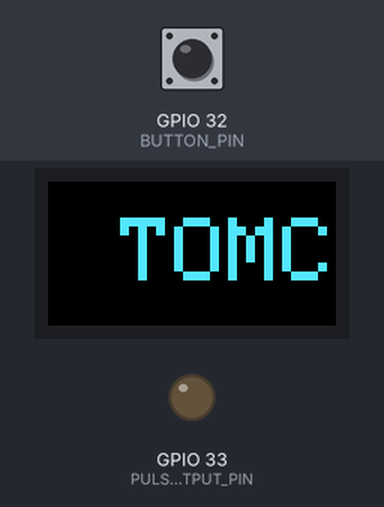
The sketch below on a simulated ESP32. Shown: 32×16 colour display, output pins drawn as LEDs (lit = HIGH). The inputs (shaded band) are chosen by the test bench; at power-on: GPIO 32 (BUTTON_PIN) HIGH. WiFi joins after 1.5 s; servers stay silent unless stated; uploads are accepted with an empty reply; random numbers use the default seed unless the sketch sets one; what the sketch prints to the serial monitor is not drawn.

Above: at 1.2 s.
1.3 s: GPIO 32 (BUTTON_PIN) pulled LOW for 0.15 s
At 1.6 s:
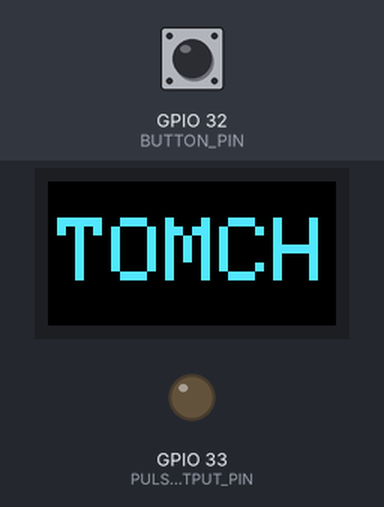
2.0 s: GPIO 32 (BUTTON_PIN) pulled LOW for 1 s
At 2.6 s:
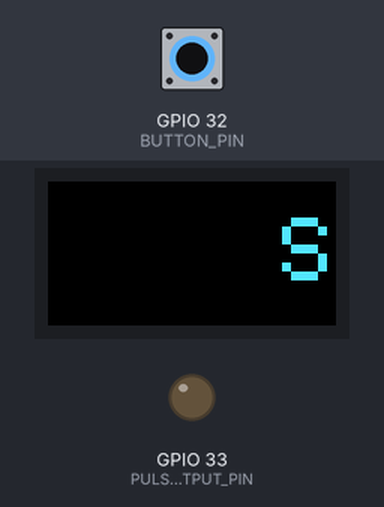

The sketch:

panel_esp32.ino
```cpp
#include <Arduino.h>
#include <ArduinoJson.h>
#include <HTTPClient.h>
#include <ESP32-HUB75-MatrixPanel-I2S-DMA.h>
#include <WiFi.h>
#include <WiFiClientSecure.h>
#include <string.h>

// Configure these values for each wash box before flashing.
const char* WIFI_SSID = "YOUR_WIFI_SSID";
const char* WIFI_PASSWORD = "YOUR_WIFI_PASSWORD";
const char* SERVER_URL = "http://192.168.1.50:8000";
const char* DEVICE_KEY = "CHANGE_ME";
const char* BOX_ID = "box-1";
const char* SERVER_ROOT_CA = "";

constexpr int BUTTON_PIN = 32;
constexpr int PULSE_OUTPUT_PIN = 33;
constexpr uint16_t PANEL_WIDTH = 32;
constexpr uint16_t PANEL_HEIGHT = 16;
constexpr uint8_t PANEL_CHAIN = 1;
constexpr uint32_t DISPLAY_POLL_MS = 1000;
constexpr uint32_t SCROLL_INTERVAL_MS = 45;
constexpr uint32_t WIFI_RETRY_MS = 10000;
constexpr uint32_t BUTTON_DEBOUNCE_MS = 50;
constexpr uint16_t DEFAULT_PULSE_FREQUENCY_MS = 100;
constexpr bool DEFAULT_PULSE_ACTIVE_HIGH = true;

// Common HUB75 pin map. Check the exact panel/controller pinout before wiring.
static HUB75_I2S_CFG::i2s_pins panelPins = {
    25, 26, 27, 14, 12, 13, 23, 19, 5, 17, -1, 4, 15, 16
};
static HUB75_I2S_CFG panelConfig(PANEL_WIDTH, PANEL_HEIGHT, PANEL_CHAIN);
static MatrixPanel_I2S_DMA panel(panelConfig);
static WiFiClient plainClient;
static WiFiClientSecure secureClient;

String displayText = "TOMCHI";
String lastRenderedText;
String displayRemainingLabel = "MUKOFOT QOLDI";
String displayFinishedText = "MUKOFOT TUGADI";
String displayCurrencyLabel = "SO'M";
uint32_t lastDisplayPollAt = 0;
uint32_t lastScrollAt = 0;
uint32_t lastWiFiAttemptAt = 0;
bool wifiAttempted = false;
volatile uint8_t pendingButtonPresses = 0;
volatile uint32_t lastButtonInterruptAt = 0;
int scrollX = PANEL_WIDTH;
bool bonusDisplay = false;
bool testModeActive = false;
uint16_t pulseFrequencyMs = DEFAULT_PULSE_FREQUENCY_MS;
bool pulseActiveHigh = DEFAULT_PULSE_ACTIVE_HIGH;

String endpointUrl(const char* path) {
  return String(SERVER_URL) + path;
}

bool connectWiFi() {
  if (WiFi.status() == WL_CONNECTED) return true;

  const uint32_t now = millis();
  if (wifiAttempted && now - lastWiFiAttemptAt < WIFI_RETRY_MS) return false;
  lastWiFiAttemptAt = now;
  wifiAttempted = true;
  WiFi.disconnect();
  WiFi.begin(WIFI_SSID, WIFI_PASSWORD);
  return false;
}

bool beginServerRequest(HTTPClient& http, const char* path) {
  if (!connectWiFi()) return false;
  const String url = endpointUrl(path);
  if (url.startsWith("https://")) {
    if (SERVER_ROOT_CA[0] == '\0') {
      Serial.println("Set SERVER_ROOT_CA before using HTTPS");
      return false;
    }
    secureClient.setCACert(SERVER_ROOT_CA);
    if (!http.begin(secureClient, url)) return false;
  } else if (!http.begin(plainClient, url)) {
    return false;
  }
  http.setTimeout(4000);
  http.addHeader("X-Device-Key", DEVICE_KEY);
  http.addHeader("X-Box-Id", BOX_ID);
  return true;
}

bool beginRequest(HTTPClient& http, const char* path) {
  return beginServerRequest(http, path);
}

void setPulseIdle() {
  digitalWrite(PULSE_OUTPUT_PIN, pulseActiveHigh ? LOW : HIGH);
}

void emitPulses(int pulseCount) {
  if (pulseCount <= 0) return;

  const uint16_t activeMs = pulseFrequencyMs / 2;
  const uint16_t inactiveMs = pulseFrequencyMs - activeMs;
  const uint8_t activeLevel = pulseActiveHigh ? HIGH : LOW;
  const uint8_t inactiveLevel = pulseActiveHigh ? LOW : HIGH;

  for (int pulse = 0; pulse < pulseCount; pulse++) {
    digitalWrite(PULSE_OUTPUT_PIN, activeLevel);
    delay(activeMs);
    digitalWrite(PULSE_OUTPUT_PIN, inactiveLevel);
    delay(inactiveMs);
  }
}

void setDisplay(const String& text, bool isBonus) {
  if (text.isEmpty()) return;
  if (displayText != text || bonusDisplay != isBonus) {
    displayText = text;
    bonusDisplay = isBonus;
    scrollX = PANEL_WIDTH;
    lastRenderedText = "";
  }
}

void fetchDisplay() {
  HTTPClient http;
  if (!beginRequest(http, "/api/display")) return;

  const int status = http.GET();
  if (status >= 200 && status < 300) {
    JsonDocument response;
    const DeserializationError error = deserializeJson(response, http.getString());
    if (!error) {
      const char* text = response["text"] | "";
      const char* state = response["status"] | "";
      const char* polarity = response["pulse_polarity"] | "";
      const char* remainingLabel = response["display_remaining_label"] | "MUKOFOT QOLDI";
      const char* finishedText = response["display_finished_text"] | "MUKOFOT TUGADI";
      const char* currencyLabel = response["display_currency_label"] | "SO'M";
      const int frequencyMs = response["pulse_frequency_ms"] | pulseFrequencyMs;
      displayRemainingLabel = remainingLabel;
      displayFinishedText = finishedText;
      displayCurrencyLabel = currencyLabel;
      testModeActive = response["test_mode"] | false;
      const int testPulseCount = response["test_pulse_count"] | 0;
      if (strcmp(polarity, "HIGH") == 0) pulseActiveHigh = true;
      else if (strcmp(polarity, "LOW") == 0) pulseActiveHigh = false;
      if (frequencyMs == 50 || frequencyMs == 100 || frequencyMs == 200) {
        pulseFrequencyMs = static_cast<uint16_t>(frequencyMs);
      }
      setPulseIdle();
      if (testPulseCount > 0) {
        Serial.printf("Emitting %d admin test pulses\n", testPulseCount);
        emitPulses(testPulseCount);
      }
      setDisplay(String(text), String(state) == "bonus_active");
    } else {
      Serial.printf("Display JSON parse failed: %s\n", error.c_str());
    }
  } else {
    Serial.printf("Display request failed: HTTP %d\n", status);
  }
  http.end();
}

void requestBonus() {
  // Bir bosish uchun bitta press_id: tarmoq xatosida qayta urinsak ham
  // server pulni ikki marta yechmaydi (idempotentlik).
  char pressId[32];
  snprintf(pressId, sizeof(pressId), "p-%08lx-%08lx",
           static_cast<unsigned long>(esp_random()),
           static_cast<unsigned long>(millis()));
  const String body = String("{\"press_id\":\"") + pressId + "\"}";

  for (uint8_t attempt = 0; attempt < 3; attempt++) {
    HTTPClient http;
    if (!beginRequest(http, "/api/bonus/press")) {
      Serial.println("Server unavailable; bonus was not authorized");
      return;
    }

    http.addHeader("Content-Type", "application/json");
    const int status = http.POST(body);
    if (status >= 200 && status < 300) {
      JsonDocument response;
      const String payload = http.getString();
      const DeserializationError error = deserializeJson(response, payload);
      if (!error && response["ok"] == true) {
        const int amount = response["amount"] | 0;
        const int pulseCount = response["pulse_count"] | 0;
        const int bonusLeft = response["bonus_left"] | 0;
        const bool duplicate = response["duplicate"] | false;
        Serial.printf("Bonus approved: %d so'm, emitting %d pulses (%s active, %u ms period)%s\n",
                      amount,
                      pulseCount,
                      pulseActiveHigh ? "HIGH" : "LOW",
                      static_cast<unsigned>(pulseFrequencyMs),
                      duplicate ? " [duplicate]" : "");
        emitPulses(pulseCount);
        if (bonusLeft > 0) {
          setDisplay(displayRemainingLabel + ": " + String(bonusLeft) + " " + displayCurrencyLabel, true);
        } else {
          setDisplay(displayFinishedText, false);
        }
      } else if (!error) {
        const char* message = response["message"] | "Bonus not available";
        Serial.printf("Bonus refused: %s\n", message);
        setDisplay(String(message), false);
      } else {
        Serial.printf("Bonus response parse failed: %s\n", error.c_str());
        setDisplay("SERVER XATOSI", false);
      }
      http.end();
      return;
    }

    Serial.printf("Bonus request failed: HTTP %d (attempt %u)\n", status, attempt + 1);
    http.end();
    // 4xx javobni takrorlash foydasiz (masalan, faol bonus yo'q).
    if (status >= 400 && status < 500) {
      setDisplay("MUKOFOT YO'Q", false);
      return;
    }
    delay(400U * (attempt + 1));
  }
  Serial.println("Bonus request failed after retries; no physical impulses emitted");
  setDisplay("ALOQA YO'Q", false);
}

void IRAM_ATTR onButtonPress() {
  const uint32_t now = micros();
  if (now - lastButtonInterruptAt < BUTTON_DEBOUNCE_MS * 1000U) return;
  lastButtonInterruptAt = now;
  if (pendingButtonPresses < 255) pendingButtonPresses++;
}

void pollButton() {
  noInterrupts();
  const uint8_t presses = pendingButtonPresses;
  pendingButtonPresses = 0;
  interrupts();

  for (uint8_t press = 0; press < presses; press++) {
    if (testModeActive) {
      Serial.println("Button press ignored while box test mode is active");
    } else {
      requestBonus();
    }
  }
}

void scrollDisplay() {
  const uint32_t now = millis();
  if (now - lastScrollAt < SCROLL_INTERVAL_MS) return;
  lastScrollAt = now;

  panel.fillScreen(0);
  panel.setTextSize(1);
  panel.setTextWrap(false);
  panel.setTextColor(bonusDisplay
                         ? panel.color565(255, 190, 40)
                         : panel.color565(80, 230, 255));
  panel.setCursor(scrollX, 4);
  panel.print(displayText);

  const int textWidth = static_cast<int>(displayText.length()) * 6;
  if (scrollX < -textWidth) scrollX = PANEL_WIDTH;
  else scrollX--;
}

void setup() {
  // Eng birinchi qadam: impuls chizig'ini aniq holatga keltirish.
  // Quvvat yonganda pin erkin qolsa, bill acceptor soxta impuls ko'rishi mumkin.
  pinMode(PULSE_OUTPUT_PIN, OUTPUT);
  setPulseIdle();

  Serial.begin(115200);
  pinMode(BUTTON_PIN, INPUT_PULLUP);
  attachInterrupt(digitalPinToInterrupt(BUTTON_PIN), onButtonPress, FALLING);
  WiFi.mode(WIFI_STA);

  panelConfig.gpio = panelPins;
  panelConfig.clkphase = false;
  panelConfig.double_buff = false;
  panel.begin();
  panel.setBrightness8(80);
  panel.clearScreen();

  connectWiFi();
  Serial.printf("Tomchi panel ready for %s\n", BOX_ID);
  Serial.printf("Pulse output pin %d ready; defaults: %s active, %u ms period\n",
                PULSE_OUTPUT_PIN,
                pulseActiveHigh ? "HIGH" : "LOW",
                static_cast<unsigned>(pulseFrequencyMs));
}

void loop() {
  connectWiFi();
  pollButton();

  const uint32_t now = millis();
  if (WiFi.status() == WL_CONNECTED &&
      now - lastDisplayPollAt >= DISPLAY_POLL_MS) {
    lastDisplayPollAt = now;
    fetchDisplay();
  }

  scrollDisplay();
  delay(2);
}
```
